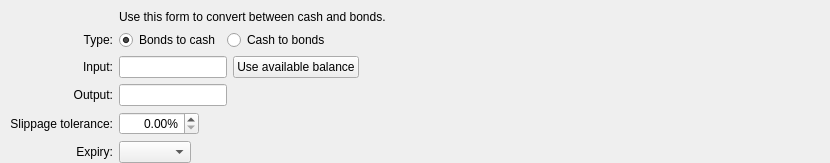
     <widget class="QWidget" name="scrollAreaWidgetContents">
      <property name="geometry">
       <rect>
        <x>0</x>
        <y>0</y>
        <width>830</width>
        <height>104</height>
       </rect>
      </property>
      <layout class="QVBoxLayout" name="verticalLayout_input_1" stretch="0,1">
       <property name="leftMargin">
        <number>10</number>
       </property>
       <property name="topMargin">
        <number>10</number>
       </property>
       <property name="rightMargin">
        <number>10</number>
       </property>
       <property name="bottomMargin">
        <number>0</number>
       </property>
       <item>
        <layout class="QGridLayout" name="conversionInputs">
        <item row="2" column="0">
         <widget class="QLabel" name="type">
          <property name="toolTip">
           <string>Select the conversion type.</string>
          </property>
          <property name="text">
           <string>Type:</string>
          </property>
          <property name="alignment">
           <set>Qt::AlignRight|Qt::AlignTrailing|Qt::AlignVCenter</set>
          </property>
         </widget>
        </item>
         <item row="3" column="0">
          <widget class="QLabel" name="labelIn">
           <property name="toolTip">
            <string>An optional amount to request. Leave this empty or zero to not request a specific amount.</string>
           </property>
           <property name="text">
            <string>Input:</string>
           </property>
           <property name="alignment">
            <set>Qt::AlignRight|Qt::AlignTrailing|Qt::AlignVCenter</set>
           </property>
           <property name="buddy">
            <cstring>reqAmountIn</cstring>
           </property>
          </widget>
         </item>
         <item row="5" column="0">
          <widget class="QLabel" name="labelOut">
           <property name="toolTip">
            <string>An optional amount to request. Leave this empty or zero to not request a specific amount.</string>
           </property>
           <property name="text">
            <string>Output:</string>
           </property>
           <property name="alignment">
            <set>Qt::AlignRight|Qt::AlignTrailing|Qt::AlignVCenter</set>
           </property>
           <property name="buddy">
            <cstring>reqAmountOut</cstring>
           </property>
          </widget>
         </item>
         <item row="7" column="0">
          <widget class="QLabel" name="labelSlippage">
           <property name="toolTip">
            <string>Transaction will be invalid if conversion rate changes unfavorably by more than this amount.</string>
           </property>
           <property name="text">
            <string>Slippage tolerance:</string>
           </property>
           <property name="alignment">
            <set>Qt::AlignRight|Qt::AlignTrailing|Qt::AlignVCenter</set>
           </property>
           <property name="buddy">
            <cstring>reqSlippage</cstring>
           </property>
          </widget>
         </item>
         <item row="8" column="0">
          <widget class="QLabel" name="labelExpiry">
           <property name="toolTip">
            <string>Transaction will be invalid after this amount of time.</string>
           </property>
           <property name="text">
            <string>Expiry:</string>
           </property>
           <property name="alignment">
            <set>Qt::AlignRight|Qt::AlignTrailing|Qt::AlignVCenter</set>
           </property>
           <property name="buddy">
            <cstring>reqSlippage</cstring>
           </property>
          </widget>
         </item>
         <item row="1" column="2">
          <widget class="QLabel" name="label_5">
           <property name="text">
            <string>Use this form to convert between cash and bonds.</string>
           </property>
          </widget>
         </item>
         <item row="2" column="2">
          <layout class="QHBoxLayout" name="horizontalLayout_input_1">
          <item>
           <widget class="QRadioButton" name="radioTypeBondIn">
            <property name="text">
             <string>Bonds to cash</string>
            </property>
            <property name="checked">
             <bool>true</bool>
            </property>
            <attribute name="buttonGroup">
             <string notr="true">groupType</string>
            </attribute>
           </widget>
          </item>
          <item>
           <widget class="QRadioButton" name="radioTypeCashIn">
            <property name="text">
             <string>Cash to bonds</string>
            </property>
            <property name="checked">
             <bool>false</bool>
            </property>
            <attribute name="buttonGroup">
             <string notr="true">groupType</string>
            </attribute>
           </widget>
          </item>
           <item>
            <spacer name="horizontalSpacer_type">
             <property name="orientation">
              <enum>Qt::Horizontal</enum>
             </property>
             <property name="sizeHint" stdset="0">
              <size>
               <width>40</width>
               <height>20</height>
              </size>
             </property>
            </spacer>
           </item>
          </layout>
         </item>
         <item row="3" column="2">
          <layout class="QHBoxLayout" name="horizontalLayout_input_2">
           <item>
            <widget class="BitcoinAmountField" name="reqAmountIn">
             <property name="sizePolicy">
              <sizepolicy hsizetype="Fixed" vsizetype="Fixed">
               <horstretch>0</horstretch>
               <verstretch>0</verstretch>
              </sizepolicy>
             </property>
             <property name="minimumSize">
              <size>
               <width>80</width>
               <height>0</height>
              </size>
             </property>
             <property name="maximumSize">
              <size>
               <width>1000</width>
               <height>100</height>
              </size>
             </property>
             <property name="toolTip">
              <string>The desired or expected input amount. Required.</string>
             </property>
            </widget>
           </item>
           <item>
            <widget class="QPushButton" name="useAvailableBalanceButton">
             <property name="text">
              <string>Use available balance</string>
             </property>
            </widget>
           </item>
           <item>
            <spacer name="horizontalSpacer_3">
             <property name="orientation">
              <enum>Qt::Horizontal</enum>
             </property>
             <property name="sizeHint" stdset="0">
              <size>
               <width>0</width>
               <height>0</height>
              </size>
             </property>
            </spacer>
           </item>
          </layout>
         </item>
         <item row="5" column="2">
          <layout class="QHBoxLayout" name="horizontalLayout_input_3">
           <item>
            <widget class="BitcoinAmountField" name="reqAmountOut">
             <property name="sizePolicy">
              <sizepolicy hsizetype="Fixed" vsizetype="Fixed">
               <horstretch>0</horstretch>
               <verstretch>0</verstretch>
              </sizepolicy>
             </property>
             <property name="minimumSize">
              <size>
               <width>80</width>
               <height>0</height>
              </size>
             </property>
             <property name="maximumSize">
              <size>
               <width>1000</width>
               <height>100</height>
              </size>
             </property>
             <property name="toolTip">
              <string>The desired or expected output amount. Required.</string>
             </property>
            </widget>
           </item>
           <item>
            <spacer name="horizontalSpacer_output">
             <property name="orientation">
              <enum>Qt::Horizontal</enum>
             </property>
             <property name="sizeHint" stdset="0">
              <size>
               <width>0</width>
               <height>0</height>
              </size>
             </property>
            </spacer>
           </item>
          </layout>
         </item>
         <item row="7" column="2">
          <layout class="QHBoxLayout" name="horizontalLayout_input_4">
           <item>
            <widget class="QDoubleSpinBox" name="reqSlippage">
             <property name="sizePolicy">
              <sizepolicy hsizetype="Fixed" vsizetype="Fixed">
               <horstretch>0</horstretch>
               <verstretch>0</verstretch>
              </sizepolicy>
             </property>
             <property name="minimumSize">
              <size>
               <width>80</width>
               <height>0</height>
              </size>
             </property>
             <property name="maximumSize">
              <size>
               <width>1000</width>
               <height>100</height>
              </size>
             </property>
             <property name="decimals">
                 <number>2</number>
             </property>
             <property name="maximum">
                 <number>50</number>
             </property>
             <property name="suffix">
                 <string>&#37;</string>
             </property>
             <property name="alignment">
              <set>Qt::AlignRight|Qt::AlignTrailing|Qt::AlignVCenter</set>
             </property>
             <property name="toolTip">
              <string>The amount of allowable slippage.</string>
             </property>
            </widget>
           </item>
           <item>
            <spacer name="horizontalSpacer_slippage">
             <property name="orientation">
              <enum>Qt::Horizontal</enum>
             </property>
             <property name="sizeHint" stdset="0">
              <size>
               <width>0</width>
               <height>0</height>
              </size>
             </property>
            </spacer>
           </item>
          </layout>
         </item>
         <item row="8" column="2">
          <layout class="QHBoxLayout" name="horizontalLayout_input_5">
           <item>
            <widget class="QComboBox" name="expirySelector"/>
           </item>
           <item>
            <spacer name="horizontalSpacer_expiry">
             <property name="orientation">
              <enum>Qt::Horizontal</enum>
             </property>
             <property name="sizeHint" stdset="0">
              <size>
               <width>0</width>
               <height>0</height>
              </size>
             </property>
            </spacer>
           </item>
          </layout>
         </item>
        </layout>
       </item>
       <item>
        <spacer name="verticalSpacer">
         <property name="orientation">
          <enum>Qt::Vertical</enum>
         </property>
         <property name="sizeHint" stdset="0">
          <size>
           <width>20</width>
           <height>40</height>
          </size>
         </property>
        </spacer>
       </item>
      </layout>
     </widget>
